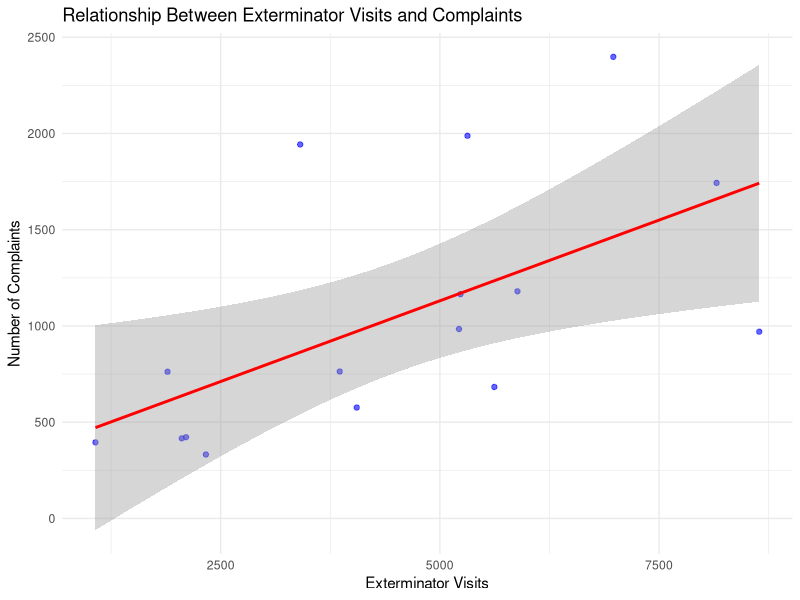
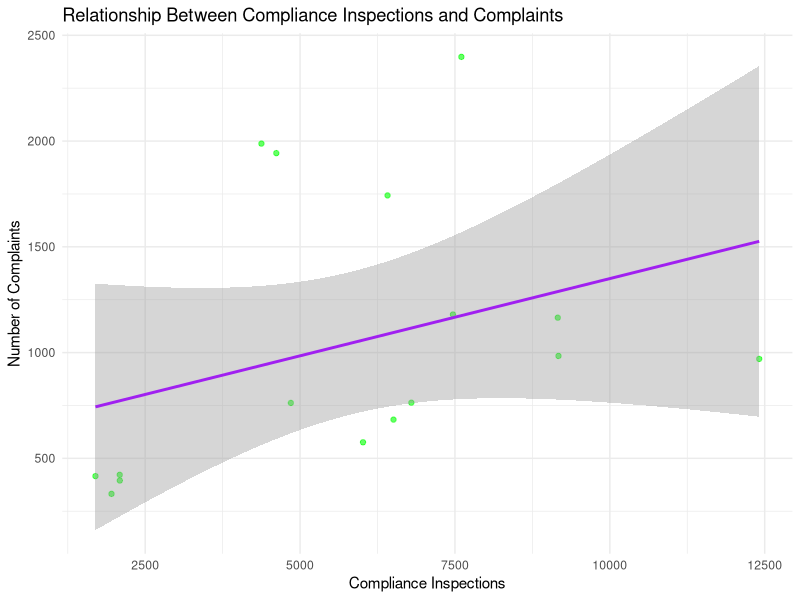

Here is the R script that generated these plots, in order:
## ---- chunk 1
library(dplyr)
library(ggplot2)
library(broom)  # For model summary

# Load cleaned datasets
complaints_data <- read.csv("cleaned_311_complaints.csv")
exterminator_data <- read.csv("cleaned_exterminator_visits.csv")
inspections_data <- read.csv("cleaned_compliance_inspections.csv")

# Aggregate complaints data
complaints_data <- complaints_data %>%
  group_by(date, zone_id, region) %>%
  summarise(complaints = sum(count, na.rm = TRUE), .groups = "drop")

# Aggregate exterminator visits data
exterminator_data <- exterminator_data %>%
  group_by(date, zone_id, region) %>%
  summarise(exterminator_visits = sum(count, na.rm = TRUE), .groups = "drop")

# Aggregate compliance inspections data
inspections_data <- inspections_data %>%
  group_by(date, zone_id, region) %>%
  summarise(compliance_inspections = sum(count, na.rm = TRUE), .groups = "drop")

# Merge datasets by date, zone_id, and region
merged_data <- complaints_data %>%
  inner_join(exterminator_data, by = c("date", "zone_id", "region")) %>%
  inner_join(inspections_data, by = c("date", "zone_id", "region"))



## ---- chunk 2
# Check the structure of the merged dataset
summary(merged_data)

## ---- chunk 3
# Run Linear Regression: Complaints ~ Exterminator Visits + Compliance Inspections
regression_model <- lm(complaints ~ exterminator_visits + compliance_inspections, data = merged_data)

# Display Model Summary
model_summary <- summary(regression_model)
print(model_summary)

## ---- chunk 4
# Extract Regression Coefficients
coefficients <- broom::tidy(regression_model)
print(coefficients)
## ---- chunk 5
# Evaluate Model Fit: Extract R-squared and Adjusted R-squared
r_squared <- model_summary$r.squared
adjusted_r_squared <- model_summary$adj.r.squared

# Print R-squared and Adjusted R-squared
cat("R-squared: ", r_squared, "\n")
cat("Adjusted R-squared: ", adjusted_r_squared, "\n")
## ---- chunk 6
# Visualize Regression Relationships

# Scatter plot with regression line for exterminator visits
ggplot(merged_data, aes(x = exterminator_visits, y = complaints)) +
  geom_point(alpha = 0.6, color = "blue") +
  geom_smooth(method = "lm", color = "red", se = TRUE) +
  labs(
    title = "Relationship Between Exterminator Visits and Complaints",
    x = "Exterminator Visits",
    y = "Number of Complaints"
  ) +
  theme_minimal()

# Scatter plot with regression line for compliance inspections
ggplot(merged_data, aes(x = compliance_inspections, y = complaints)) +
  geom_point(alpha = 0.6, color = "green") +
  geom_smooth(method = "lm", color = "purple", se = TRUE) +
  labs(
    title = "Relationship Between Compliance Inspections and Complaints",
    x = "Compliance Inspections",
    y = "Number of Complaints"
  ) +
  theme_minimal()
